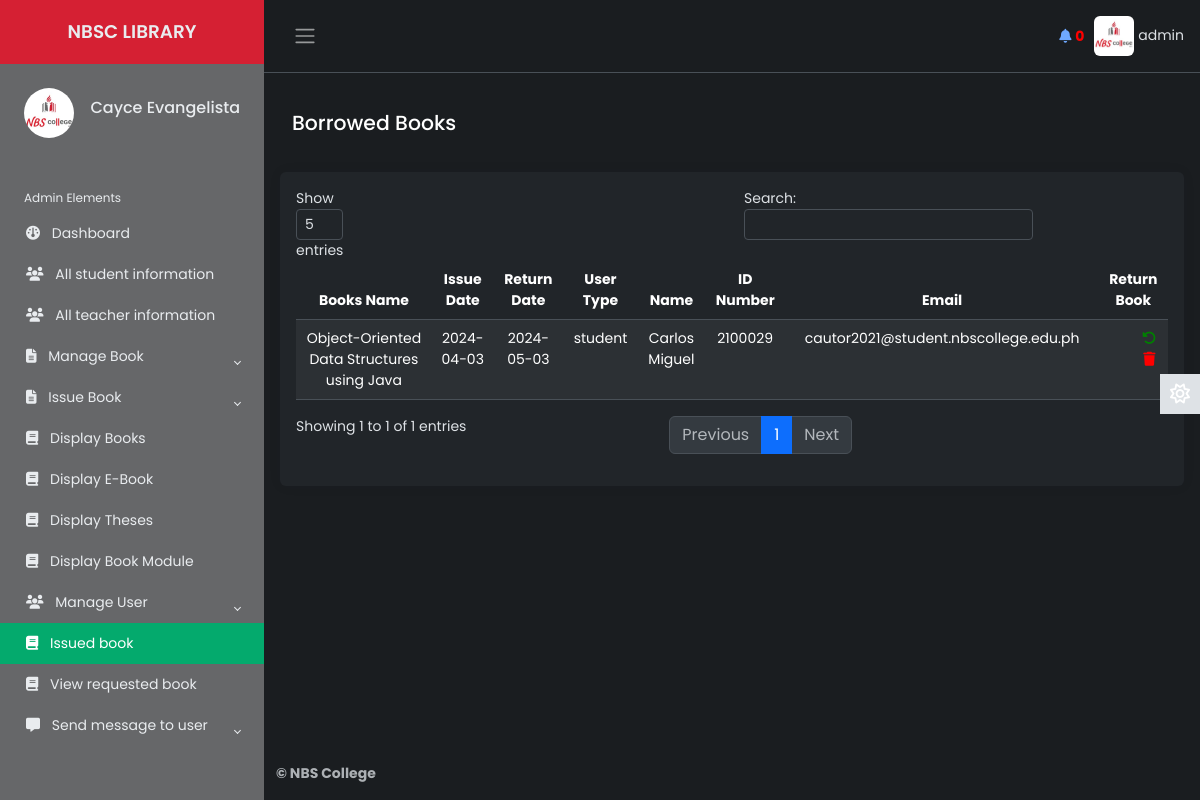
Page /Source/librarian/issued-books.php (signed in) on the earlier database version.
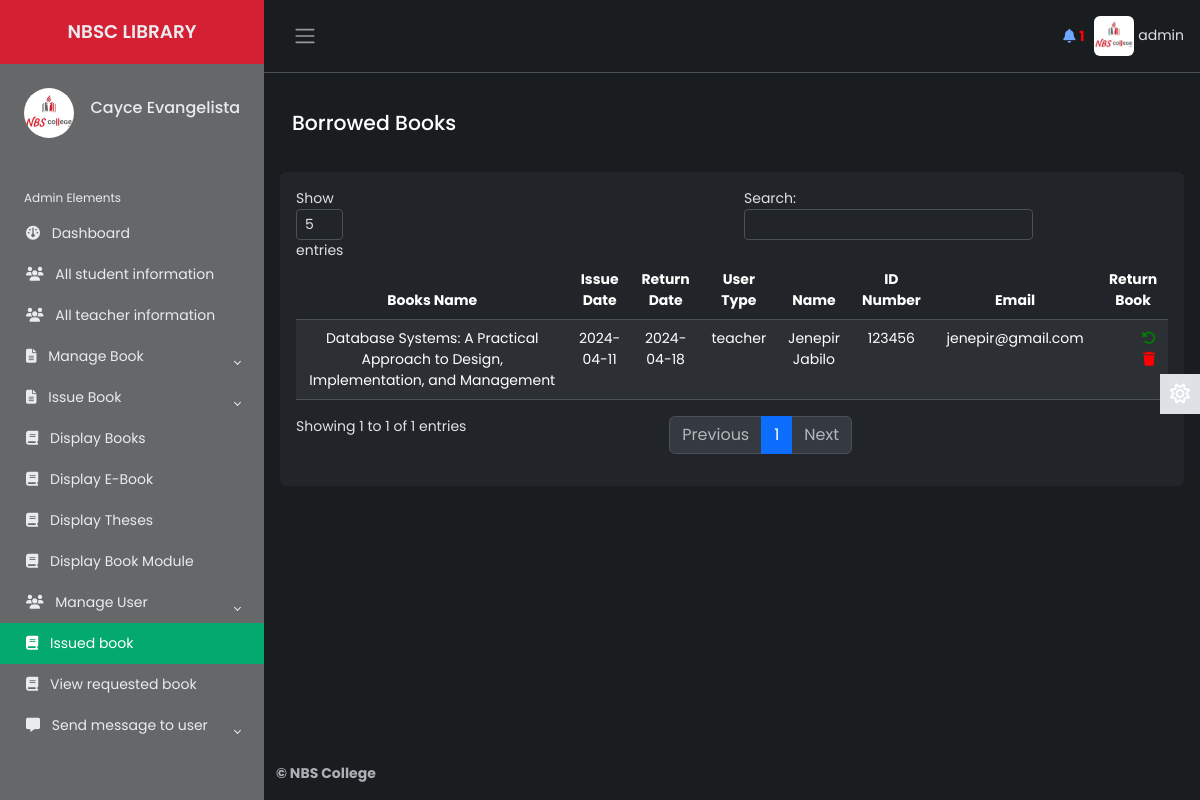
Same page on the later database version.
### tables this page shows
CREATE TABLE `lib_registration` (
  `id` int(2) NOT NULL,
  `name` varchar(50) NOT NULL,
  `username` varchar(20) NOT NULL,
  `password` varchar(20) NOT NULL,
  `email` varchar(50) NOT NULL,
  `phone` varchar(20) NOT NULL,
  `address` varchar(100) NOT NULL,
  `photo` varchar(500) NOT NULL,
  `status` varchar(7) NOT NULL
);

CREATE TABLE `issue_book` (
  `id` int(10) NOT NULL,
  `utype` varchar(10) NOT NULL,
  `student_number` varchar(20) NOT NULL,
  `name` varchar(100) NOT NULL,
  `last_name` varchar(50) NOT NULL,
  `middle_name` varchar(50) NOT NULL,
  `dept` varchar(10) NOT NULL,
  `phone` varchar(20) NOT NULL,
  `email` varchar(100) NOT NULL,
  `booksname` varchar(200) NOT NULL,
  `booksissuedate` varchar(10) NOT NULL,
  `booksreturndate` varchar(10) NOT NULL,
  `username` varchar(20) NOT NULL
);

### Source/librarian/issued-books.php (the view, shortened to what this page needs)
        <?php
    $page = 'ibook';
    include 'inc/header.php';
    include 'inc/connection.php';
 ?>
    <main class="content px-3 py-2">
                <div class="container-fluid">
				<div class="mb-3">
                        <h4>Borrowed Books
                        </h4>
                 </div>
            </div>
            <br>
            <div class="card border-0">
                        <div class="card-body">
                            <table class="table table-hover text-center table-striped" id="dtBasicExample">
                            <thead>
                                            <tr>
                                                <th>Books Name</th>
                                                <th>Issue Date</th>
                                                <th>Return Date</th>
                                                <th>User Type</th>
                                                <th>Name</th>
                                                <th>ID Number</th>
                                                <th>Email</th>
                                                <th>Return Book</th>
                                            </tr>
                                       </thead>
                                        <tbody>
                                            <?php
                                                $res= mysqli_query($link, "select * from issue_book");
                                                 while ($row=mysqli_fetch_array($res)) {
                                                    echo "<tr>";
                                                    echo "<td>"; echo $row["booksname"]; echo "</td>";
                                                    echo "<td>"; echo $row["booksissuedate"]; echo "</td>";
                                                    echo "<td>"; echo $row["booksreturndate"]; echo "</td>";
                                                    echo "<td>"; echo $row["utype"]; echo "</td>";
                                                    echo "<td>"; echo $row["name"]; echo " "; echo $row["last_name"]; echo "</td>";
                                                    echo "<td>"; echo $row["student_number"]; echo "</td>";
                                                    echo "<td>"; echo $row["email"]; echo "</td>";
                                                    echo "<td>";
                                                   ?>
                                                        <ul>
                                                      <li><a style="color: green;" href="return.php?id=<?php echo $row["id"]; ?>" onclick="return confirm('are you sure you want to return this book?')"><i class="fas fa-undo-alt"></i></a></li>
                                                            <li><a style="color: red;" href="delete.php?id=<?php echo $row["id"]; ?>" onclick="return confirm('Are you sure you want to delete this row?')"><i class="fas fa-trash"></i></a></li>
                                                        </ul>
                                                    <?php
                                                    echo "</td>";
                                                    echo "</tr>";
                                                }
                                                   ?>
                                        </tbody>
                            </table>
                        </div>
                    </div>
            </main>
<?php
		include 'inc/footer.php';
	 ?>

### Source/librarian/inc/header.php (shortened to what this page needs)
<?php
    include 'inc/connection.php';
    $res = mysqli_query($link,"select * from request_books where read1='no'");
    $not= mysqli_num_rows($res);
 ?>
<!DOCTYPE html>
<html lang="en" data-bs-theme="dark">
<head>
    <link href="https://cdn.datatables.net/v/dt/jszip-3.10.1/dt-2.0.3/b-3.0.1/b-html5-3.0.1/b-print-3.0.1/datatables.min.css" rel="stylesheet">
    <link href="https://cdn.jsdelivr.net/npm/bootstrap@5.3.3/dist/css/bootstrap.min.css" rel="stylesheet">
    <link rel="stylesheet" href="inc/css/custom1.css">
    <link rel="stylesheet" href="inc/css/animate.css">
</head>
<body>
    <div class="wrapper">
    <aside id="sidebar" class="js-sidebar">
            <div class="h-100">
                <div class="sidebar-logo text-center">
                    <a href="dashboard.php">NBSC LIBRARY</a>
                </div>
                <ul class="sidebar-nav">
                    <li class="sidebar-header">
                        <span>
                        <?php
                            $res = mysqli_query($link, "select * from lib_registration where username='".$_SESSION['username']."'");
                            while ($row = mysqli_fetch_array($res)){
                                ?><img src="<?php echo $row["photo"]; ?> " height="50px" width="50px" alt="something wrong" class="rounded-circle"></a> <?php
                            }
                        ?>
                        </span>
                        <h6 style="float: right; margin-top: 10px;">
							<?php
								$res = mysqli_query($link, "select * from lib_registration where username='".$_SESSION['username']."'");
								while ($row = mysqli_fetch_array($res)){
								$name  =  $row["name"];
								echo $name;
								}
							?>
            			</h6>
                    </li>
                    <br>
                    <li class="sidebar-header">
                        Admin Elements
                    </li>
                    <li class="sidebar-item <?php if($page=='home'){ echo 'active';} ?>">
                        <a href="dashboard.php" class="sidebar-link">
                        <i class="fa-solid fa-gauge pe-2"></i>
                            Dashboard
                        </a>
                    </li>
                    <li class="sidebar-item <?php if($page=='sinfo'){ echo 'active';} ?>">
                        <a href="all-student-info.php" class="sidebar-link">
                        <i class="fa-solid fa-users pe-2"></i>
                            All student information
                        </a>
                    </li>
					<li class="sidebar-item <?php if($page=='tinfo'){ echo 'active';} ?>">
                        <a href="all-teacher-info.php" class="sidebar-link">
                            <i class="fa-solid fa-users pe-2"></i>
                            All teacher information
                        </a>
                    </li>
                    <li class="sidebar-item">
                        <a href="#" class="sidebar-link collapsed" data-bs-target="#manage" data-bs-toggle="collapse"
                            aria-expanded="false"><i class="fa-solid fa-file-lines pe-2"></i>
                            Manage Book
                        </a>
                    </li>
                    <li class="sidebar-item">
                        <a href="dashboard.php" class="sidebar-link collapsed" data-bs-target="#issue" data-bs-toggle="collapse"
                            aria-expanded="false"><i class="fa-solid fa-file-lines pe-2"></i>
                            Issue Book
                        </a>
                    </li>
                    <li class="sidebar-item <?php if($page=='tbook'){ echo 'active';} ?>">
                        <a href="display-book.php" class="sidebar-link">
                         <i class="fa-solid fa-book pe-2"></i>
                            Display Books
                        </a>
                    </li>
                    <li class="sidebar-item <?php if($page=='d-ebook'){ echo 'active';} ?>">
                                <a href="display-ebook.php" class="sidebar-link">
                                <i class="fa-solid fa-book pe-2"></i>
                                    Display E-Book
                                </a>
                    </li>
                    <li class="sidebar-item <?php if($page=='d-t-book'){ echo 'active';} ?>">
                                <a href="display-thesis.php" class="sidebar-link">
                                <i class="fa-solid fa-book pe-2"></i>
                                    Display Theses
                                </a>
                    </li>
                    <li class="sidebar-item <?php if($page==''){ echo 'active';} ?>">
                                <a href="display-progress.php" class="sidebar-link">
                                <i class="fa-solid fa-book pe-2"></i>
                                    Display Book Module
                                </a>
                    </li>
                    <li class="sidebar-item">
                        <a href="#" class="sidebar-link collapsed" data-bs-target="#user" data-bs-toggle="collapse"
                            aria-expanded="false"><i class="fa-solid fa-users pe-2"></i>
                            Manage User
                        </a>
                    </li>
                    <li class="sidebar-item <?php if($page=='ibook'){ echo 'active';} ?>">
                        <a href="issued-books.php" class="sidebar-link">
                         <i class="fa-solid fa-book pe-2"></i>
                            Issued book
                        </a>
                    </li>
                    <li class="sidebar-item <?php if($page=='rbook'){ echo 'active';} ?>">
                        <a href="requested-books.php" class="sidebar-link">
                        <i class="fa-solid fa-book pe-2"></i>
                            View requested book
                        </a>
                    </li>
                    <li class="sidebar-item">
                        <a href="#" class="sidebar-link collapsed" data-bs-target="#posts" data-bs-toggle="collapse"
                            aria-expanded="false">    <i class="fa-solid fa-message pe-2"></i>
                            Send message to user
                        </a>
                    </li>
                </ul>
            </div>
        </aside>
        <div class="main">
            <nav class="navbar navbar-expand px-3 border-bottom">
                <button class="btn" id="sidebar-toggle" type="button">
                    <span class="navbar-toggler-icon"></span>
                </button>
                <div class="navbar-collapse navbar">
                        <ul class="navbar-nav" style="margin-right:10px;">
                        <li class="icon">
                                <a href="requested-books.php" ><i class="fas fa-bell"></i></a>
                                <span class="count" onclick="window.location='requested-books.php'"><b id="notif" ><?php echo $not; ?></b></span>
                        </li>
                        </ul>
                        <li class="nav-item dropdown">
								<?php
                                     $res = mysqli_query($link, "select * from lib_registration where username='".$_SESSION['username']."'");
                                     while ($row = mysqli_fetch_array($res)){
                                         ?><a href="#" data-bs-toggle="dropdown" class="nav-icon pe-md-0" style="color: inherit;"><img src="<?php echo $row["photo"]; ?>" alt=""class="avatar img-fluid rounded"> <span><?php echo $_SESSION["username"]; ?></span></a> <?php
                                     }
                                ?>
                        </li>
                </div>
            </nav>
            <a href="#" class="theme-toggle">
                <i class="fa-regular fa-sun"></i>
            </a>
</body>
</html>

### Source/librarian/inc/footer.php (shortened to what this page needs)
<footer class="footer">
         <div class="container-fluid">
             <div class="row text-muted">
                 <div class="col-6 text-start">
                     <p class="mb-0">
                         <a href="#" class="text-muted">
                             <strong>&copy; NBS College</strong>
                         </a>
                     </p>
                 </div>
                 <div class="col-6 text-end">
                     <ul class="list-inline">
                     </ul>
                 </div>
             </div>
         </div>
     </footer>

### Source/librarian/inc/css/custom1.css (style rules this page uses)
body { font-family: 'Poppins', sans-serif; font-size: 0.875rem; opacity: 1; overflow-y: scroll; margin: 0; }
a { cursor: pointer; text-decoration: none; font-family: 'Poppins', sans-serif; }
.sidebar-item.active .sidebar-link { background-color: #04AA6D; color: #fff; }
.card-body { overflow-x: scroll; }
#notif { color: red; }
table.dataTable thead th { text-align: center; }
.h-100 { background-color: #666769; }
.sidebar-logo { background-color: #d52033; }
li { list-style: none; }
h4 { font-family: 'Poppins', sans-serif; font-size: 1.275rem; color: var(--bs-emphasis-color); }
.wrapper { align-items: stretch; display: flex; width: 100%; }
#sidebar { max-width: 40%; min-width: 264px; background: var(--bs-dark); transition: all 0.35s ease-in-out; }
.main { display: flex; flex-direction: column; min-height: 100vh; min-width: 0; overflow: hidden; transition: all 0.35s ease-in-out; width: 100%; background: var(--bs-dark-bg-subtle); }
.sidebar-logo { padding: 1.15rem; }
.sidebar-logo a { color: #e9ecef; font-size: 1.15rem; font-weight: 600; }
.sidebar-nav { flex-grow: 1; list-style: none; margin-bottom: 0; padding-left: 0; margin-left: 0; }
.sidebar-header { color: #e9ecef; font-size: .75rem; padding: 1.5rem 1.5rem .375rem; }
a.sidebar-link { padding: .625rem 1.625rem; color: #e9ecef; position: relative; display: block; font-size: 0.875rem; }
.sidebar-link[data-bs-toggle="collapse"]::after { border: solid; border-width: 0 .075rem .075rem 0; content: ""; display: inline-block; padding: 2px; position: absolute; right: 1.5rem; top: 1.4rem; transform: rotate(-135deg); transition: all .2s ease-out; }
.sidebar-link[data-bs-toggle="collapse"].collapsed::after { transform: rotate(45deg); transition: all .2s ease-out; }
.avatar { height: 40px; width: 40px; }
.navbar-expand .navbar-nav { margin-left: auto; }
.content { flex: 1; max-width: 100vw; width: 100vw; }
@media (min-width:768px) { .content { max-width: auto; width: auto; } }
.card { box-shadow: 0 0 .875rem 0 rgba(34, 46, 60, .05); margin-bottom: 24px; }
.theme-toggle { position: fixed; top: 50%; transform: translateY(-65%); text-align: center; z-index: 10; right: 0; left: auto; border: none; background-color: var(--bs-body-color); }
html[data-bs-theme="dark"] .theme-toggle .fa-sun, html[data-bs-theme="light"] .theme-toggle .fa-moon { cursor: pointer; padding: 10px; display: block; font-size: 1.25rem; color: #FFF; }

Differences in the rows shown:
removed issue_book: booksname "Object-Oriented Data Structures using Java", booksissuedate "2024-04-03", booksreturndate "2024-05-03", utype "student", name "Carlos Miguel", student_number "2100029", email "cautor2021@student.nbscollege.edu.ph"
added issue_book: booksname "Database Systems: A Practical Approach to Design, Implementation, and Management", booksissuedate "2024-04-11", booksreturndate "2024-04-18", utype "teacher", name "Jenepir", last_name "Jabilo", student_number "123456", email "jenepir@gmail.com"
Other differences:
$not: "0" → "1"
